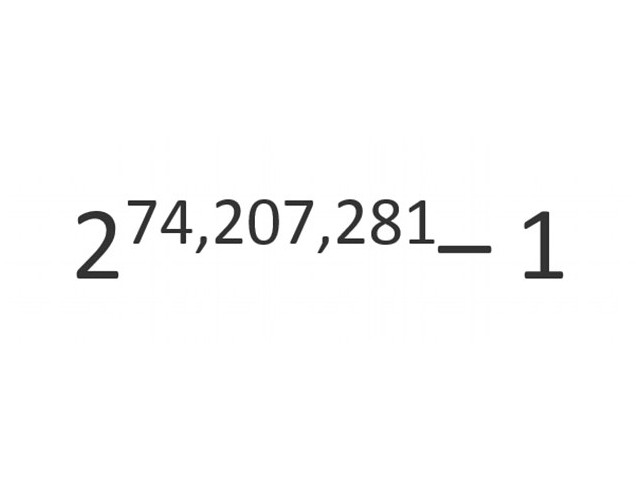
#> input picture Digit_Rec/digitRec/imgs/img1.jpg, 640 x 480 px, found by its file name
$ python contours.py   (older library calls are emulated)
#> lines starting #> are read from the running program, lines starting #| are printed output that depends on the picture; after the words box and inside, x2 and y2 are one past the last pixel; in counts of white or black regions, pixels touching at a corner belong together
# -*- coding: utf-8 -*-
"""
From:
https://www.quora.com/How-can-I-detect-an-object-from-static-image-and-crop-it-from-the-image-using-openCV

Description:
Find edges, then morphology then outlines contours of each object in the image [img2.jpg]
[Had an error without the full image file path??]

Run:
python contours.py 	(image predefined)
"""

import cv2

#reading the image
image = cv2.imread("/home/antz/0_CV3/z-Test/crop/crop3/img1.jpg")
#> image is the input picture: shape (480, 640, 3); min 19, max 255, mean 250.6
edged = cv2.Canny(image, 10, 250)
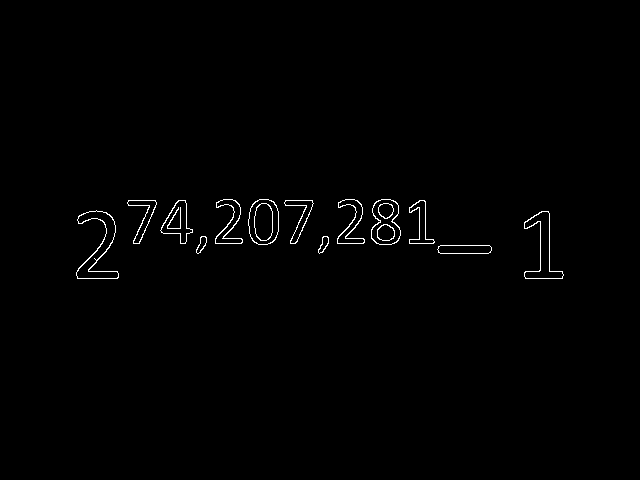
#> edged: shape (480, 640); 0.79% white in thin lines or dots, all inside (x1, y1, x2, y2) = (76, 199, 564, 279)
cv2.imshow("Edges", edged)
cv2.waitKey(0)

#applying closing function
kernel = cv2.getStructuringElement(cv2.MORPH_RECT, (7, 7))
closed = cv2.morphologyEx(edged, cv2.MORPH_CLOSE, kernel)
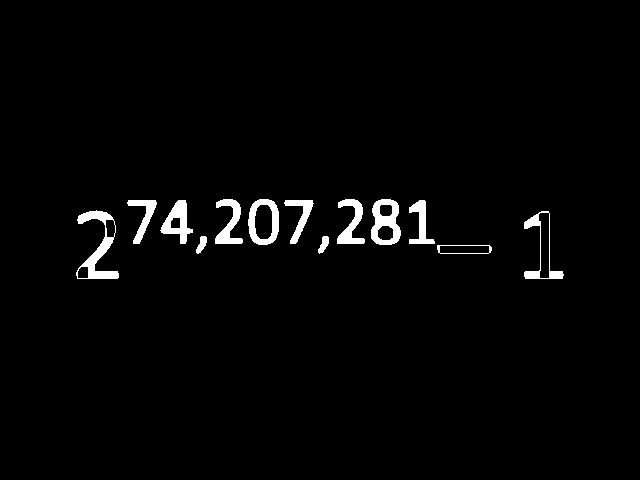
#> closed: shape (480, 640); 2.2% white; 13 white regions
cv2.imshow("Closed", closed)
cv2.waitKey(0)

#finding_contours
(_, cnts, _) = cv2.findContours(closed.copy(), cv2.RETR_EXTERNAL, cv2.CHAIN_APPROX_SIMPLE)
#> cnts = 13 contours; largest, box (x1, y1, x2, y2) and area: (248, 199, 279, 245) 1151, (76, 210, 119, 279) 1110, (371, 199, 401, 245) 1068, (524, 211, 564, 279) 956, (160, 200, 193, 244) 688

for c in cnts:
	peri = cv2.arcLength(c, True)
	approx = cv2.approxPolyDP(c, 0.02 * peri, True)
	cv2.drawContours(image, [approx], -1, (0, 255, 0), 2)
#> this loop made 13 passes
#> peri on passes 1 to 12: 120.5, 45.8, 45.8, 236.5, 279.4, 150.4, 149.5, 134.2, 150.1, 137.7, 175.1, 131.3
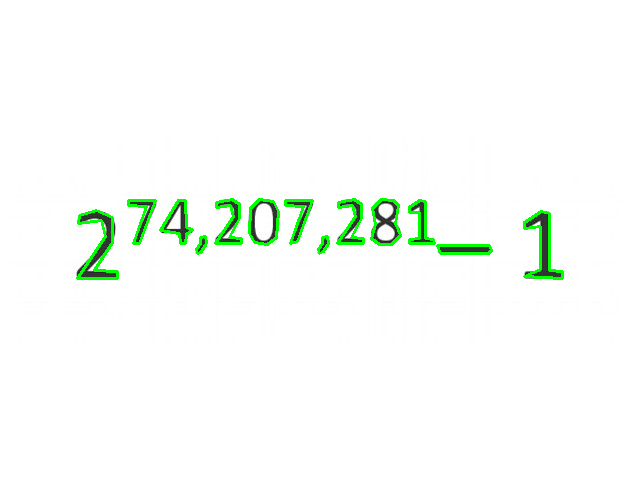
#> image: shape (480, 640, 3); 1.74% of pixels changed, all inside (x1, y1, x2, y2) = (76, 198, 564, 280)

cv2.imshow("Output", image)
cv2.waitKey(0)

$ run again, with Digit_Rec/digitRec/imgs/img11.jpg copied over Digit_Rec/digitRec/imgs/img1.jpg
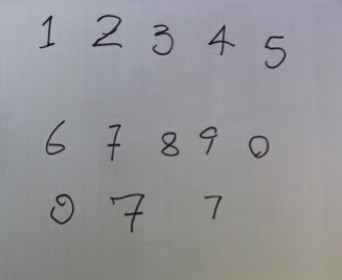
#> input picture Digit_Rec/digitRec/imgs/img11.jpg, 342 x 280 px, found by its file name
#> image is the input picture: shape (280, 342, 3); mean B, G, R 151.3, 148.3, 148.1
#> `edged = cv2.Canny(image, 10, 250)`:
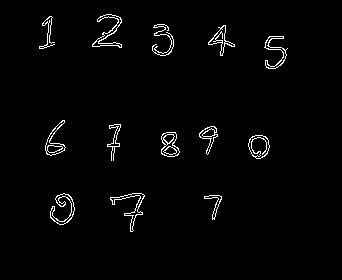
#> edged: shape (280, 342); 2% white in thin lines or dots, all inside (x1, y1, x2, y2) = (39, 14, 288, 232)
#> closed: shape (280, 342); 4% white; 13 white regions
#> cnts = 13 contours; largest, box (x1, y1, x2, y2) and area: (50, 193, 75, 225) 540, (248, 135, 270, 159) 374, (161, 132, 180, 157) 341, (92, 14, 122, 48) 324, (45, 120, 66, 156) 274
#> the loop `for c in cnts:` made 13 passes
#> peri on passes 1 to 8: 80.38, 174.4, 92.43, 73.94, 78.63, 83.36, 106.4, 109.4
#> after the loop `for c in cnts:`:
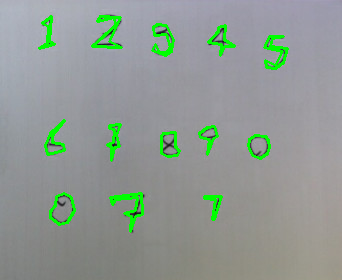
#> image: shape (280, 342, 3); 3.83% of pixels changed, all inside (x1, y1, x2, y2) = (38, 15, 289, 233)

$ run again, with Digit_Rec/digitRec/imgs/img2.jpg copied over Digit_Rec/digitRec/imgs/img1.jpg
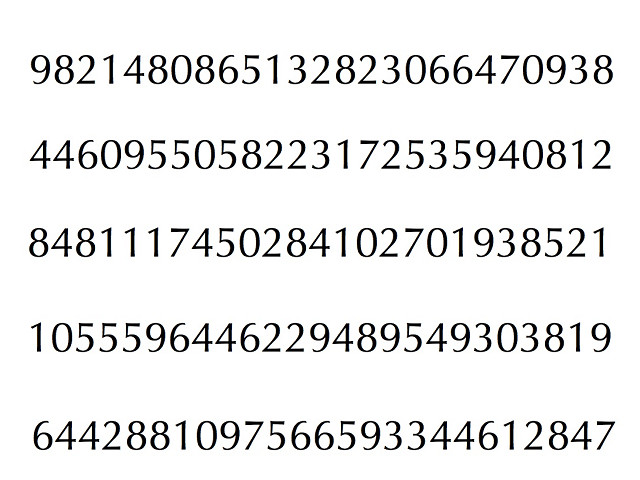
#> input picture Digit_Rec/digitRec/imgs/img2.jpg, 640 x 480 px, found by its file name
#> image is the input picture: shape (480, 640, 3); mean B, G, R 236.4, 236.5, 236.5
#> `edged = cv2.Canny(image, 10, 250)`:
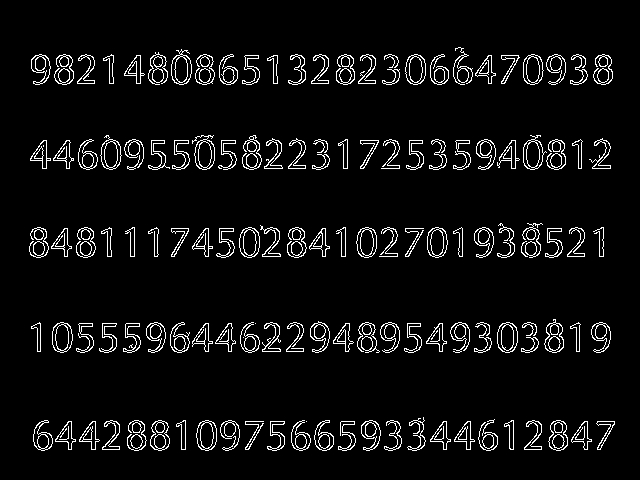
#> edged: shape (480, 640); 5.5% white in thin lines or dots, all inside (x1, y1, x2, y2) = (29, 47, 615, 451)
#> closed: shape (480, 640); 12.7% white; 48 white regions
#> cnts = 48 contours; largest, box (x1, y1, x2, y2) and area: (123, 321, 400, 353) 4316, (148, 135, 330, 170) 3152, (336, 47, 496, 85) 2934, (124, 49, 260, 85) 2604, (453, 135, 566, 170) 2006
#> the loop `for c in cnts:` made 48 passes
#> peri on passes 1 to 8: 97.6, 169.2, 111, 72.49, 659.6, 173.6, 73.07, 145.2
#> after the loop `for c in cnts:`:
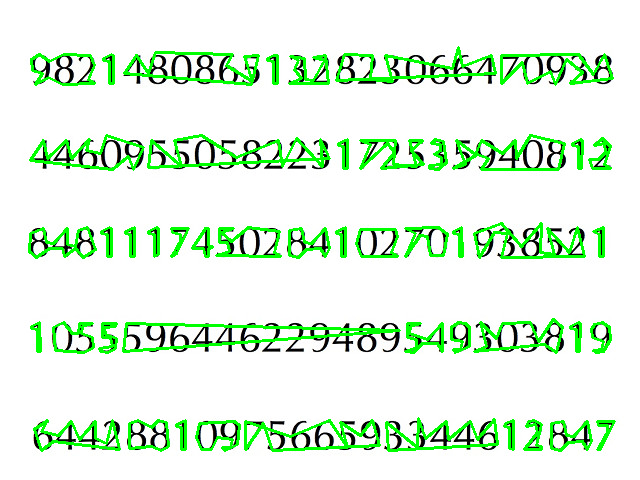
#> image: shape (480, 640, 3); 8.4% of pixels changed, all inside (x1, y1, x2, y2) = (28, 46, 616, 452)
